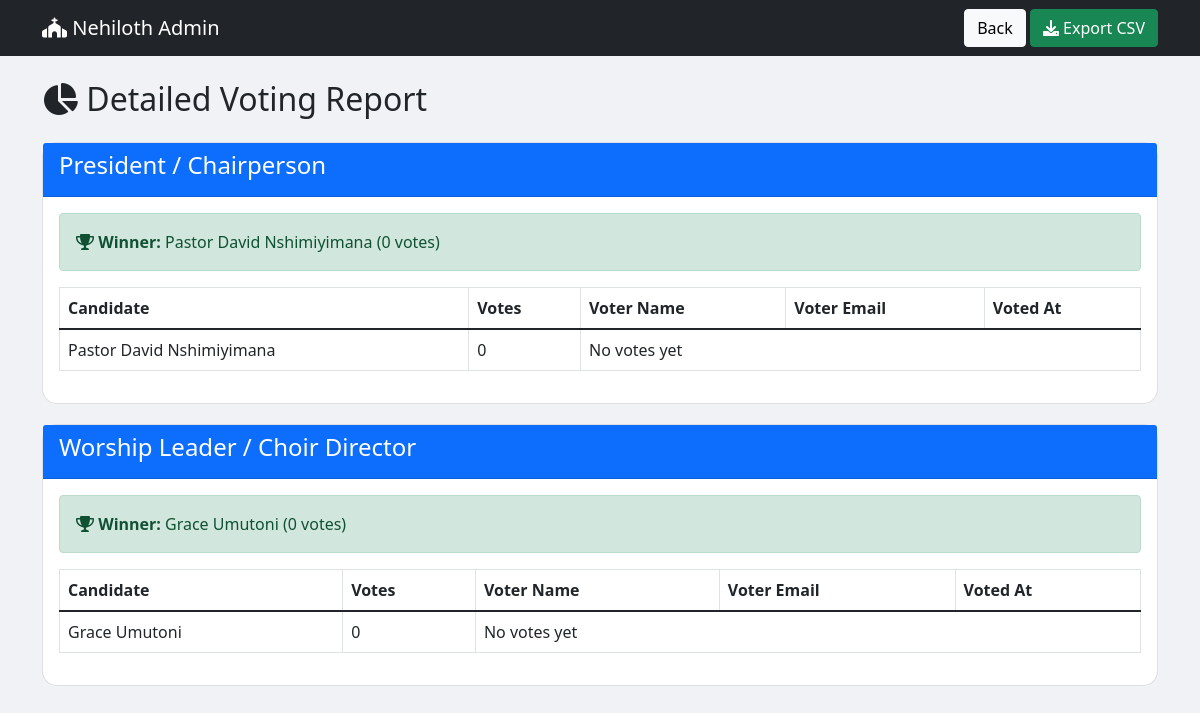
/admin/reports.php (signed in), run on the app's committed database.
### tables this page shows
CREATE TABLE candidates (
    id INT PRIMARY KEY AUTO_INCREMENT,
    name VARCHAR(100) NOT NULL,
    bio TEXT,
    position_id INT NOT NULL,
    created_at TIMESTAMP DEFAULT CURRENT_TIMESTAMP,
    FOREIGN KEY (position_id) REFERENCES positions(id) ON DELETE CASCADE
);

### config/functions.php (called while the page is built, shortened)
<?php
require_once __DIR__ . "/database.php";
function getVoteCount($candidate_id) { global $pdo; $stmt = $pdo->prepare("SELECT COUNT(*) as c FROM votes WHERE candidate_id = ?"); $stmt->execute([$candidate_id]); return (int)$stmt->fetch()["c"]; }
function getWinner($position_id) { global $pdo; $stmt = $pdo->prepare("SELECT c.*, COUNT(v.id) as votes FROM candidates c LEFT JOIN votes v ON c.id = v.candidate_id WHERE c.position_id = ? GROUP BY c.id ORDER BY votes DESC LIMIT 1"); $stmt->execute([$position_id]); return $stmt->fetch(); }
function getVoteDetails($candidate_id) {
    global $pdo;
    $stmt = $pdo->prepare("
        SELECT m.name as member_name, m.email, v.created_at
        FROM votes v
        JOIN members m ON v.member_id = m.id
        WHERE v.candidate_id = ?
        ORDER BY v.created_at DESC
    ");
    $stmt->execute([$candidate_id]);
    return $stmt->fetchAll();
}
function generateVoteReport() {
    global $pdo;
    $positions = $pdo->query("SELECT * FROM positions")->fetchAll();
    $report = [];
    foreach ($positions as $pos) {
        $candidates = $pdo->prepare("SELECT * FROM candidates WHERE position_id = ?");
        $candidates->execute([$pos["id"]]);
        $cands = $candidates->fetchAll();
        $positionData = [
            "title" => $pos["title"],
            "candidates" => []
        ];
        foreach ($cands as $c) {
            $votes = getVoteCount($c["id"]);
            $voters = getVoteDetails($c["id"]);
            $positionData["candidates"][] = [
                "name" => $c["name"],
                "bio" => $c["bio"],
                "votes" => $votes,
                "voters" => $voters
            ];
        }
        $positionData["winner"] = getWinner($pos["id"]);
        $report[] = $positionData;
    }
    return $report;
}
?>

### admin/reports.php (the view, shortened to what this page needs)
<?php require_once "../config/functions.php";
$report = generateVoteReport();
?>
<!DOCTYPE html>
<html><head><link href="https://cdn.jsdelivr.net/npm/bootstrap@5.1.3/dist/css/bootstrap.min.css" rel="stylesheet"><link rel="stylesheet" href="https://cdnjs.cloudflare.com/ajax/libs/font-awesome/6.0.0/css/all.min.css"></head>
<body><nav class="navbar navbar-dark bg-dark"><div class="container"><a class="navbar-brand" href="dashboard.php"><i class="fas fa-church"></i> Nehiloth Admin</a><div class="ms-auto"><a href="dashboard.php" class="btn btn-light">Back</a> <a href="?export=1" class="btn btn-success"><i class="fas fa-download"></i> Export CSV</a></div></div></nav>
<div class="container mt-4"><h2 class="mb-4"><i class="fas fa-chart-pie"></i> Detailed Voting Report</h2><?php foreach($report as $pos):?><div class="card"><div class="card-header bg-primary text-white"><h4><?php echo htmlspecialchars($pos["title"]);?></h4></div><div class="card-body"><?php if($pos["winner"]):?><div class="alert alert-success"><i class="fas fa-trophy"></i> <strong>Winner:</strong> <?php echo htmlspecialchars($pos["winner"]["name"]);?> (<?php echo $pos["winner"]["votes"];?> votes)</div><?php endif;?>
<table class="table table-bordered"><thead><tr><th>Candidate</th><th>Votes</th><th>Voter Name</th><th>Voter Email</th><th>Voted At</th></tr></thead><tbody><?php foreach($pos["candidates"] as $c): if(empty($c["voters"])):?><tr><td rowspan="1"><?php echo htmlspecialchars($c["name"]);?></td><td rowspan="1">0</td><td colspan="3">No votes yet</td></tr><?php endif; endforeach;?></tbody></table></div></div><?php endforeach;?></div></body></html>

### admin/reports.php (style rules this page uses)
body { background:#f0f2f5; }
.card { border-radius:15px;margin-bottom:20px; }

### data on the page
candidates: title "President / Chairperson", name "Pastor David Nshimiyimana", votes "0"
candidates: title "Worship Leader / Choir Director", name "Grace Umutoni", votes "0"
